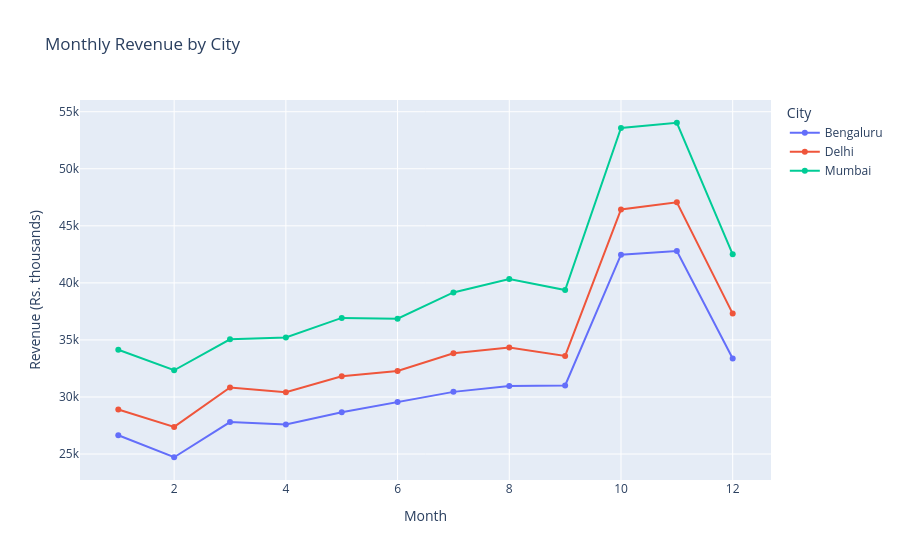
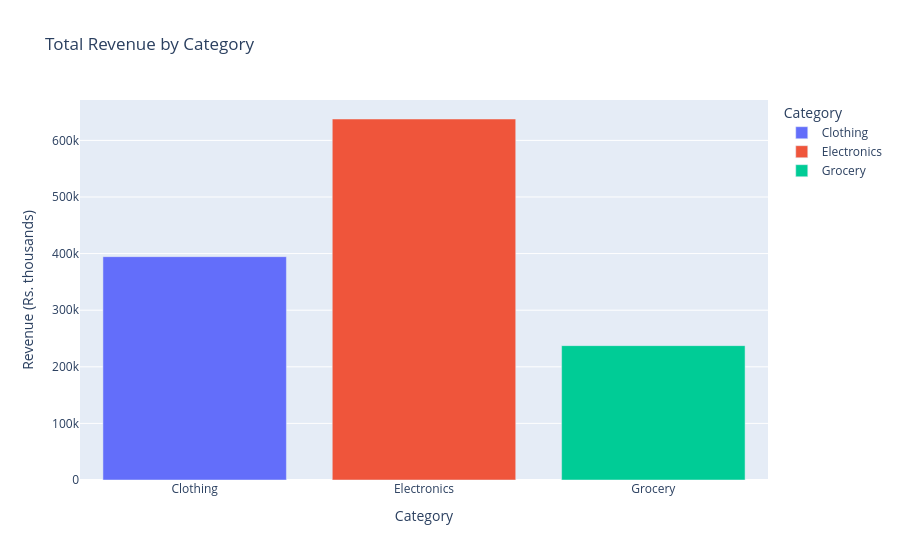
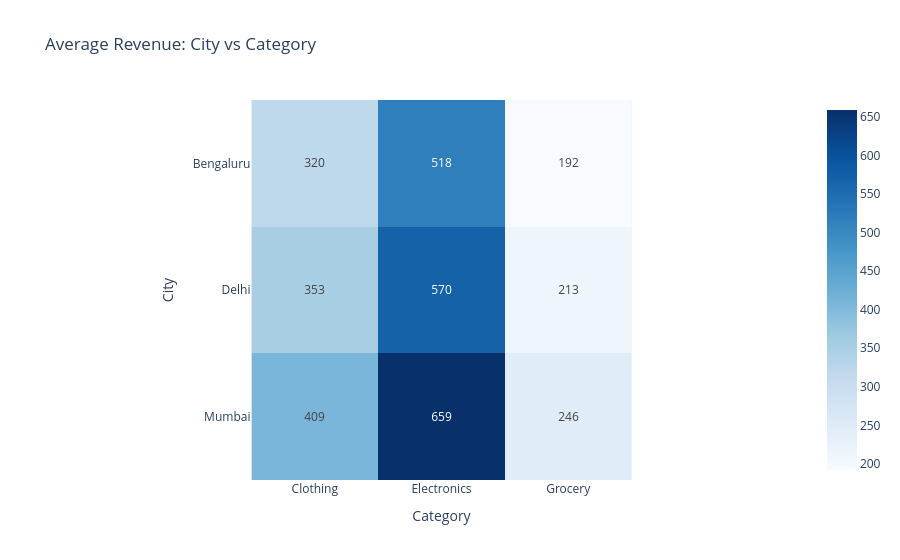
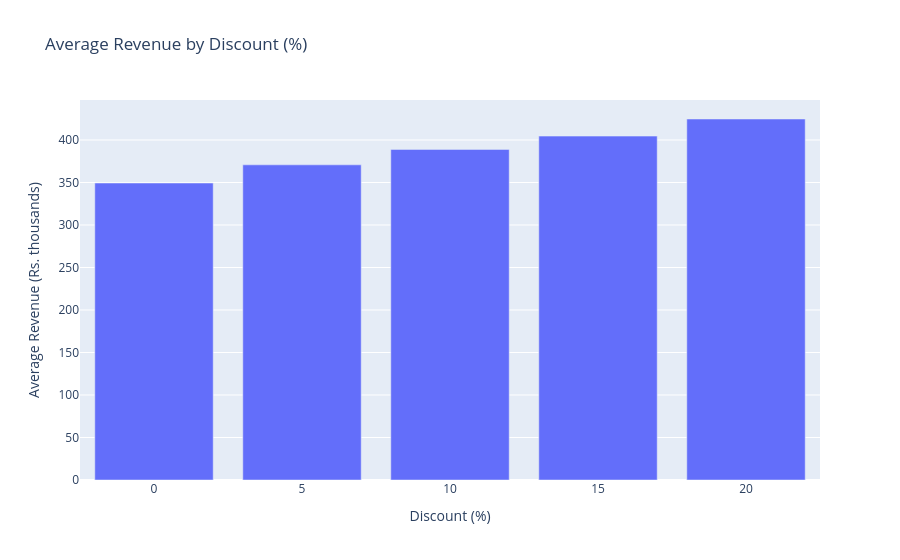

Notebook code for these charts, in order:
### Markdown cell above
### Task 7: Four interactive charts

### Code cell
monthly = clean.groupby(
    ["Month", "City"], as_index=False
)["Revenue"].sum()

fig_a = px.line(
    monthly,
    x="Month",
    y="Revenue",
    color="City",
    markers=True,
    title="Monthly Revenue by City"
)

fig_a.update_layout(
    xaxis_title="Month",
    yaxis_title="Revenue (Rs. thousands)"
)

fig_a.show()

#PART B:TOTAL REVENUE

category_sales = clean.groupby(
    "Category", as_index=False
)["Revenue"].sum()

fig_b = px.bar(
    category_sales,
    x="Category",
    y="Revenue",
    color="Category",
    title="Total Revenue by Category"
)

fig_b.update_layout(
    xaxis_title="Category",
    yaxis_title="Revenue (Rs. thousands)"
)

fig_b.show()

#PART3:CITY VS CATEGORY HEATMAP


pv_clean = clean.pivot_table(
    index="City",
    columns="Category",
    values="Revenue",
    aggfunc="mean"
)

fig_c = px.imshow(
    pv_clean,
    text_auto=".0f",
    color_continuous_scale="Blues",
    title="Average Revenue: City vs Category"
)

fig_c.update_layout(
    xaxis_title="Category",
    yaxis_title="City"
)

fig_c.show()

#PART4:AVERAGE REVENUE BY DISCOUNT


discount_sales = clean.groupby(
    "Discount", as_index=False
)["Revenue"].mean()

fig_d = px.bar(
    discount_sales,
    x="Discount",
    y="Revenue",
    title="Average Revenue by Discount (%)"
)

fig_d.update_layout(
    xaxis_title="Discount (%)",
    yaxis_title="Average Revenue (Rs. thousands)"
)

fig_d.show()

### Figure 1 — Plotly figure (JSON) as saved in the notebook; plotly's stock layout.template omitted (floating-point values rounded to 4 significant figures)
{"data": [{"hovertemplate": "City=Bengaluru<br>Month=%{x}<br>Revenue=%{y}<extra></extra>", "legendgroup": "Bengaluru", "line": {"color": "#636efa", "dash": "solid"}, "marker": {"symbol": "circle"}, "mode": "lines+markers", "name": "Bengaluru", "orientation": "v", "showlegend": true, "type": "scatter", "x": [1, 2, 3, 4, 5, 6, 7, 8, 9, 10, 11, 12], "xaxis": "x", "y": [26650.0, 24720.0, 27800.0, 27590.0, 28670.0, 29550.0, 30450.0, 30950.0, 31010.0, 42470.0, 42780.0, 33370.0], "yaxis": "y"}, {"hovertemplate": "City=Delhi<br>Month=%{x}<br>Revenue=%{y}<extra></extra>", "legendgroup": "Delhi", "line": {"color": "#EF553B", "dash": "solid"}, "marker": {"symbol": "circle"}, "mode": "lines+markers", "name": "Delhi", "orientation": "v", "showlegend": true, "type": "scatter", "x": [1, 2, 3, 4, 5, 6, 7, 8, 9, 10, 11, 12], "xaxis": "x", "y": [28900.0, 27380.0, 30830.0, 30420.0, 31810.0, 32280.0, 33830.0, 34330.0, 33600.0, 46440.0, 47070.0, 37310.0], "yaxis": "y"}, {"hovertemplate": "City=Mumbai<br>Month=%{x}<br>Revenue=%{y}<extra></extra>", "legendgroup": "Mumbai", "line": {"color": "#00cc96", "dash": "solid"}, "marker": {"symbol": "circle"}, "mode": "lines+markers", "name": "Mumbai", "orientation": "v", "showlegend": true, "type": "scatter", "x": [1, 2, 3, 4, 5, 6, 7, 8, 9, 10, 11, 12], "xaxis": "x", "y": [34140.0, 32340.0, 35050.0, 35220.0, 36930.0, 36850.0, 39160.0, 40330.0, 39380.0, 53570.0, 54030.0, 42510.0], "yaxis": "y"}], "layout": {"legend": {"title": {"text": "City"}, "tracegroupgap": 0}, "title": {"text": "Monthly Revenue by City"}, "xaxis": {"anchor": "y", "domain": [0, 1], "title": {"text": "Month"}}, "yaxis": {"anchor": "x", "domain": [0, 1], "title": {"text": "Revenue (Rs. thousands)"}}}}

### Figure 2 — Plotly figure (JSON) as saved in the notebook; plotly's stock layout.template omitted (floating-point values rounded to 4 significant figures)
{"data": [{"hovertemplate": "Category=%{x}<br>Revenue=%{y}<extra></extra>", "legendgroup": "Clothing", "marker": {"color": "#636efa", "pattern": {"shape": ""}}, "name": "Clothing", "orientation": "v", "showlegend": true, "textposition": "auto", "type": "bar", "x": ["Clothing"], "xaxis": "x", "y": [394600.0], "yaxis": "y"}, {"hovertemplate": "Category=%{x}<br>Revenue=%{y}<extra></extra>", "legendgroup": "Electronics", "marker": {"color": "#EF553B", "pattern": {"shape": ""}}, "name": "Electronics", "orientation": "v", "showlegend": true, "textposition": "auto", "type": "bar", "x": ["Electronics"], "xaxis": "x", "y": [637800.0], "yaxis": "y"}, {"hovertemplate": "Category=%{x}<br>Revenue=%{y}<extra></extra>", "legendgroup": "Grocery", "marker": {"color": "#00cc96", "pattern": {"shape": ""}}, "name": "Grocery", "orientation": "v", "showlegend": true, "textposition": "auto", "type": "bar", "x": ["Grocery"], "xaxis": "x", "y": [237400.0], "yaxis": "y"}], "layout": {"barmode": "relative", "legend": {"title": {"text": "Category"}, "tracegroupgap": 0}, "title": {"text": "Total Revenue by Category"}, "xaxis": {"anchor": "y", "categoryarray": ["Clothing", "Electronics", "Grocery"], "categoryorder": "array", "domain": [0, 1], "title": {"text": "Category"}}, "yaxis": {"anchor": "x", "domain": [0, 1], "title": {"text": "Revenue (Rs. thousands)"}}}}

### Figure 3 — Plotly figure (JSON) as saved in the notebook; plotly's stock layout.template omitted (floating-point values rounded to 4 significant figures)
{"data": [{"coloraxis": "coloraxis", "hovertemplate": "Category: %{x}<br>City: %{y}<br>color: %{z}<extra></extra>", "name": "0", "texttemplate": "%{z:.0f}", "type": "heatmap", "x": ["Clothing", "Electronics", "Grocery"], "xaxis": "x", "y": ["Bengaluru", "Delhi", "Mumbai"], "yaxis": "y", "z": [[320.2, 518.3, 192.1], [353.2, 570.0, 213.1], [408.5, 659.0, 246.2]]}], "layout": {"coloraxis": {"autocolorscale": false, "colorscale": [[0, "rgb(247,251,255)"], [0.125, "rgb(222,235,247)"], [0.25, "rgb(198,219,239)"], [0.375, "rgb(158,202,225)"], [0.5, "rgb(107,174,214)"], [0.625, "rgb(66,146,198)"], [0.75, "rgb(33,113,181)"], [0.875, "rgb(8,81,156)"], [1, "rgb(8,48,107)"]]}, "title": {"text": "Average Revenue: City vs Category"}, "xaxis": {"anchor": "y", "constrain": "domain", "domain": [0, 1], "scaleanchor": "y", "title": {"text": "Category"}}, "yaxis": {"anchor": "x", "autorange": "reversed", "constrain": "domain", "domain": [0, 1], "title": {"text": "City"}}}}

### Figure 4 — Plotly figure (JSON) as saved in the notebook; plotly's stock layout.template omitted (floating-point values rounded to 4 significant figures)
{"data": [{"hovertemplate": "Discount=%{x}<br>Revenue=%{y}<extra></extra>", "legendgroup": "", "marker": {"color": "#636efa", "pattern": {"shape": ""}}, "name": "", "orientation": "v", "showlegend": false, "textposition": "auto", "type": "bar", "x": [0, 5, 10, 15, 20], "xaxis": "x", "y": [349.3, 370.8, 388.9, 404.6, 424.7], "yaxis": "y"}], "layout": {"barmode": "relative", "legend": {"tracegroupgap": 0}, "title": {"text": "Average Revenue by Discount (%)"}, "xaxis": {"anchor": "y", "domain": [0, 1], "title": {"text": "Discount (%)"}}, "yaxis": {"anchor": "x", "domain": [0, 1], "title": {"text": "Average Revenue (Rs. thousands)"}}}}
